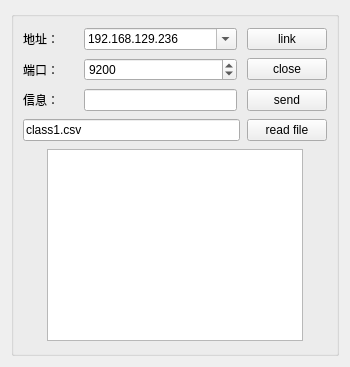
<?xml version="1.0" encoding="UTF-8"?>
<ui version="4.0">
 <class>csvLinkServer2</class>
 <widget class="QWidget" name="csvLinkServer2">
  <property name="geometry">
   <rect>
    <x>0</x>
    <y>0</y>
    <width>350</width>
    <height>367</height>
   </rect>
  </property>
  <property name="sizePolicy">
   <sizepolicy hsizetype="Expanding" vsizetype="Expanding">
    <horstretch>0</horstretch>
    <verstretch>0</verstretch>
   </sizepolicy>
  </property>
  <property name="windowTitle">
   <string>Form</string>
  </property>
  <property name="styleSheet">
   <string notr="true"/>
  </property>
  <layout class="QGridLayout" name="gridLayout">
   <item row="0" column="0">
    <widget class="QGroupBox" name="groupBox">
     <property name="title">
      <string/>
     </property>
     <layout class="QGridLayout" name="gridLayout_2" rowstretch="1,1,1,1,1">
      <item row="0" column="0">
       <layout class="QHBoxLayout" name="horizontalLayout_2" stretch="1,3,1">
        <property name="spacing">
         <number>10</number>
        </property>
        <property name="leftMargin">
         <number>0</number>
        </property>
        <property name="topMargin">
         <number>0</number>
        </property>
        <property name="bottomMargin">
         <number>0</number>
        </property>
        <item>
         <widget class="QLabel" name="label">
          <property name="text">
           <string>地址：</string>
          </property>
         </widget>
        </item>
        <item>
         <widget class="QComboBox" name="comboServer">
          <property name="minimumSize">
           <size>
            <width>130</width>
            <height>0</height>
           </size>
          </property>
          <property name="editable">
           <bool>true</bool>
          </property>
          <item>
           <property name="text">
            <string>192.168.129.236</string>
           </property>
          </item>
          <item>
           <property name="text">
            <string>192.168.106.236</string>
           </property>
          </item>
          <item>
           <property name="text">
            <string>127.0.0.1</string>
           </property>
          </item>
          <item>
           <property name="text">
            <string>localHost</string>
           </property>
          </item>
         </widget>
        </item>
        <item>
         <widget class="QPushButton" name="linkserverBtn">
          <property name="text">
           <string>link</string>
          </property>
         </widget>
        </item>
       </layout>
      </item>
      <item row="1" column="0">
       <layout class="QHBoxLayout" name="horizontalLayout_4" stretch="1,3,1">
        <property name="spacing">
         <number>10</number>
        </property>
        <item>
         <widget class="QLabel" name="label_2">
          <property name="text">
           <string>端口：</string>
          </property>
          <property name="alignment">
           <set>Qt::AlignLeading|Qt::AlignLeft|Qt::AlignVCenter</set>
          </property>
         </widget>
        </item>
        <item>
         <widget class="QSpinBox" name="spinPort">
          <property name="minimumSize">
           <size>
            <width>0</width>
            <height>0</height>
           </size>
          </property>
          <property name="minimum">
           <number>1</number>
          </property>
          <property name="maximum">
           <number>65535</number>
          </property>
          <property name="value">
           <number>9200</number>
          </property>
         </widget>
        </item>
        <item>
         <widget class="QPushButton" name="pushButton">
          <property name="text">
           <string>close</string>
          </property>
         </widget>
        </item>
       </layout>
      </item>
      <item row="2" column="0">
       <layout class="QHBoxLayout" name="horizontalLayout" stretch="1,3,1">
        <property name="spacing">
         <number>10</number>
        </property>
        <item>
         <widget class="QLabel" name="label_3">
          <property name="text">
           <string>信息：</string>
          </property>
         </widget>
        </item>
        <item>
         <widget class="QLineEdit" name="msgEdit"/>
        </item>
        <item>
         <widget class="QPushButton" name="sendmsgEdit">
          <property name="text">
           <string>send</string>
          </property>
         </widget>
        </item>
       </layout>
      </item>
      <item row="3" column="0">
       <layout class="QHBoxLayout" name="horizontalLayout_3" stretch="5,1">
        <property name="spacing">
         <number>7</number>
        </property>
        <property name="rightMargin">
         <number>0</number>
        </property>
        <item>
         <widget class="QLineEdit" name="readfileEdit">
          <property name="text">
           <string>class1.csv</string>
          </property>
         </widget>
        </item>
        <item>
         <widget class="QPushButton" name="readfiieBtn">
          <property name="text">
           <string>read file</string>
          </property>
         </widget>
        </item>
       </layout>
      </item>
      <item row="4" column="0">
       <layout class="QHBoxLayout" name="horizontalLayout_5">
        <item>
         <widget class="QTextEdit" name="textBrowser">
          <property name="sizePolicy">
           <sizepolicy hsizetype="Fixed" vsizetype="Fixed">
            <horstretch>0</horstretch>
            <verstretch>0</verstretch>
           </sizepolicy>
          </property>
         </widget>
        </item>
       </layout>
      </item>
     </layout>
    </widget>
   </item>
  </layout>
 </widget>
 <resources/>
 <connections/>
</ui>
